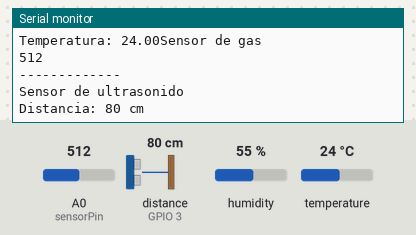
Simulated run of this sketch. Board: ESP8266 (NodeMCU). Parts: the last lines printed to the serial monitor. Wiring (inferred from the names in the program): ultrasonic range finder: trigger D8; echo GPIO 3. Inputs (shaded band) come from the test bench; at power-on: distance to the obstacle (sensor on GPIO 3) 80 cm, temperature 24 °C, A0 (sensorPin) = 512, humidity 55 %. The echo pulse lasts 58.3 µs per cm.

Above: at 6.8 s.
6.9 s: distance to the obstacle (sensor on GPIO 3) set to 2 cm
At 9.3 s:
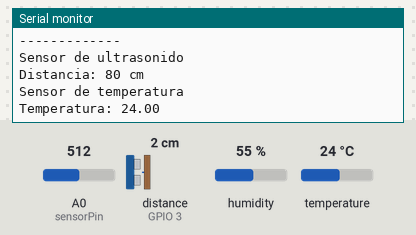
13.6 s: temperature set to 12 °C
At 17.5 s:
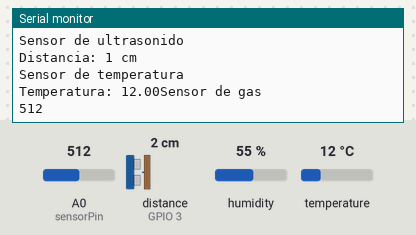
20.3 s: A0 (sensorPin) set to 716
At 23.0 s:
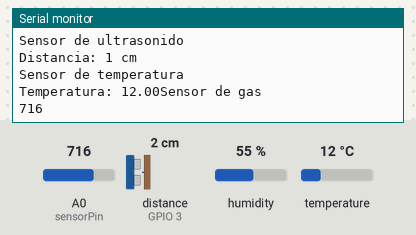
27.0 s: distance to the obstacle (sensor on GPIO 3) set to 4 cm
At 31.2 s:
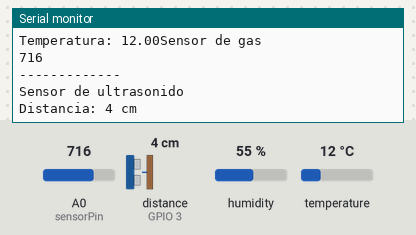
33.7 s: temperature set to 19 °C
At 39.1 s:
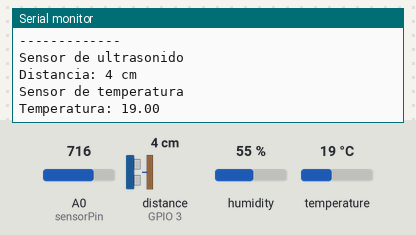
40.4 s: A0 (sensorPin) set to 992
At 47.3 s:
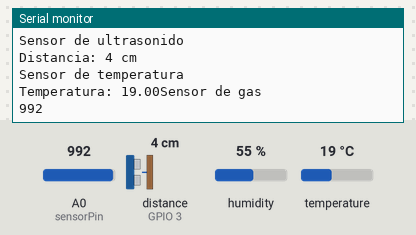
Timing chart, 0 to 48.1 s (numbered marks = the images above; inputs shaded):
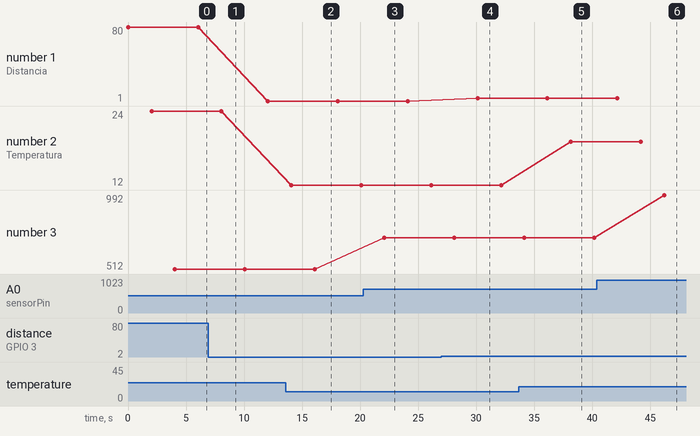

Measured:
- after the input at 13.6 s, the serial monitor: prints a new line after 0.48 s (image 2)
- after the input at 20.3 s, the serial monitor: prints a new line after 1.8 s (image 3)
- after the input at 27.0 s, the serial monitor: prints a new line after 3.1 s (image 4)
- after the input at 33.7 s, the serial monitor: prints a new line after 4.5 s (image 5)
- after the input at 40.4 s, the serial monitor: prints a new line after 5.8 s (image 6)
- plotted number 1: 80 → 1 after the input at 6.9 s, 1 → 4 after the input at 27.0 s
- plotted number 2: 24 → 12 after the input at 13.6 s, 12 → 19 after the input at 33.7 s
- plotted number 3: 512 → 716 after the input at 20.3 s, 716 → 992 after the input at 40.4 s

The sketch:

3_sensores.ino
```cpp
#define TRIGGER_PIN D8
#define ECHO_PIN D9

#include <DHT.h>

#define DHTTYPE DHT11
#define DHTPIN D11

DHT dht(DHTPIN, DHTTYPE);

int sensorPin = A0;

void setup() {

  pinMode(TRIGGER_PIN, OUTPUT);
  pinMode(ECHO_PIN, INPUT);
  Serial.begin(9600);


  dht.begin();

  pinMode(sensorPin, INPUT);

}

void loop() {
  Sensor_ultrasonido();
  Sensor_temperatura();
  Sensor_gas();
  Serial.println("-------------");
}

void Sensor_ultrasonido() {

  Serial.println("Sensor de ultrasonido");

  long duration, distance;
  digitalWrite(TRIGGER_PIN, LOW);
  delayMicroseconds(2);
  digitalWrite(TRIGGER_PIN, HIGH);
  delayMicroseconds(10);
  digitalWrite(TRIGGER_PIN, LOW);
  duration = pulseIn(ECHO_PIN, HIGH);
  distance = (duration / 2) / 29.1;
  Serial.print("Distancia: ");
  Serial.print(distance);
  Serial.println(" cm");
  delay(2000);

}

void Sensor_temperatura(){

  Serial.println("Sensor de temperatura");
 float h = dht.readHumidity();
  float t = dht.readTemperature();

  if (isnan(h) || isnan(t)) {
    Serial.println("Error al leer del sensor DHT11");
    return;
  }


  Serial.print("Temperatura: ");
  Serial.print(t);


  delay(2000);
}

void Sensor_gas(){
  int sensorValue = analogRead(sensorPin);
  Serial.println("Sensor de gas");
  Serial.println(sensorValue);
  Serial.println("");
  delay(2000);
}
```
